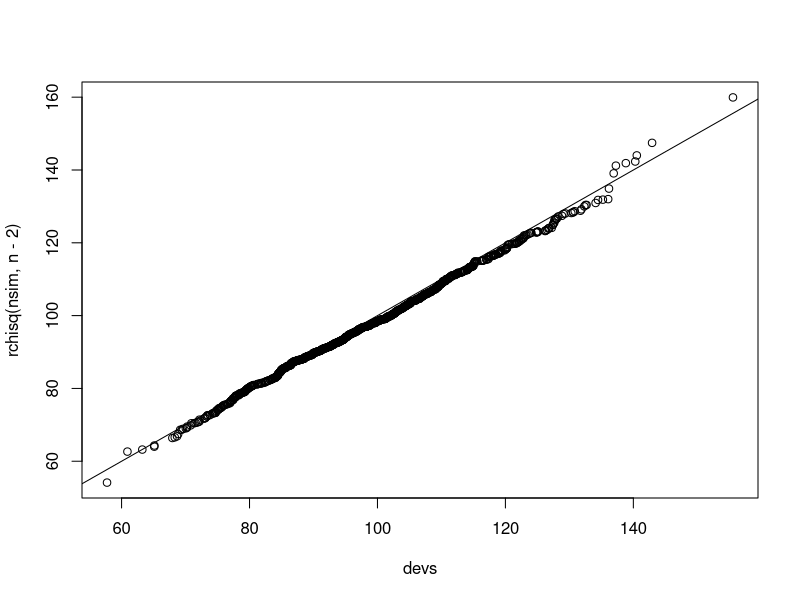
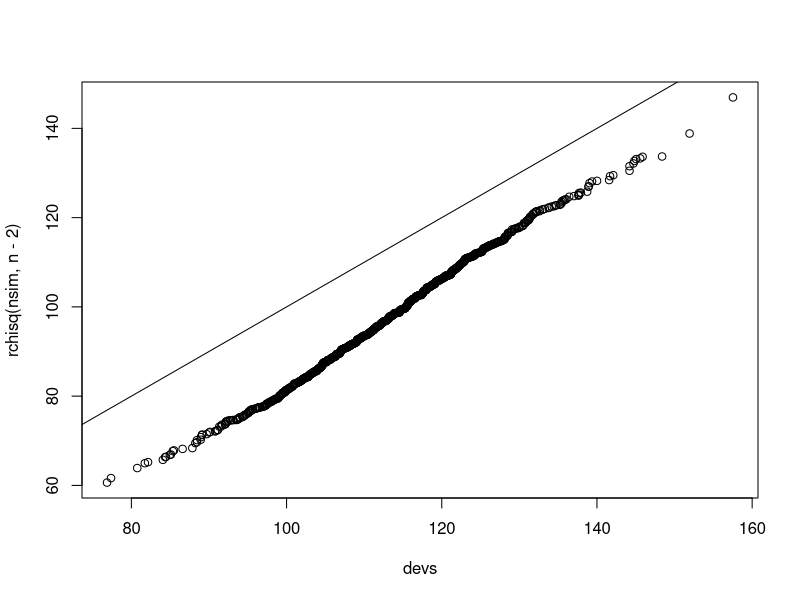
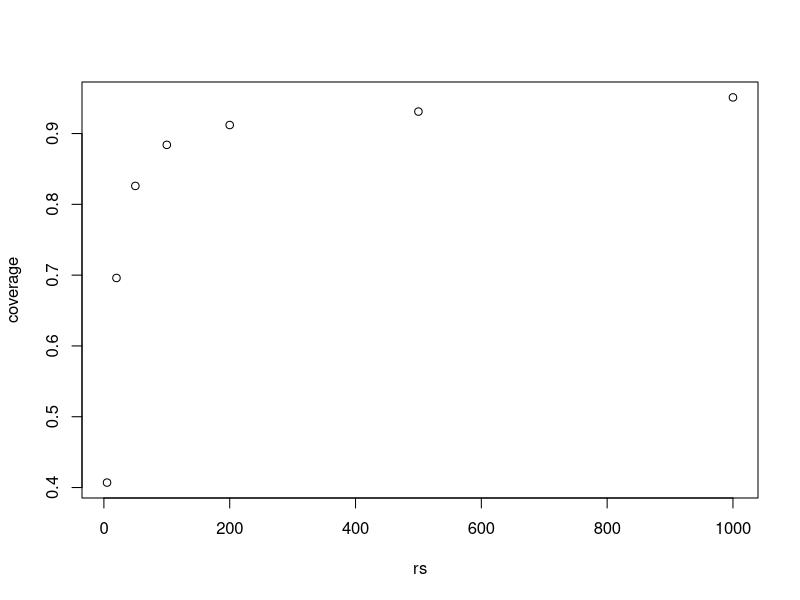
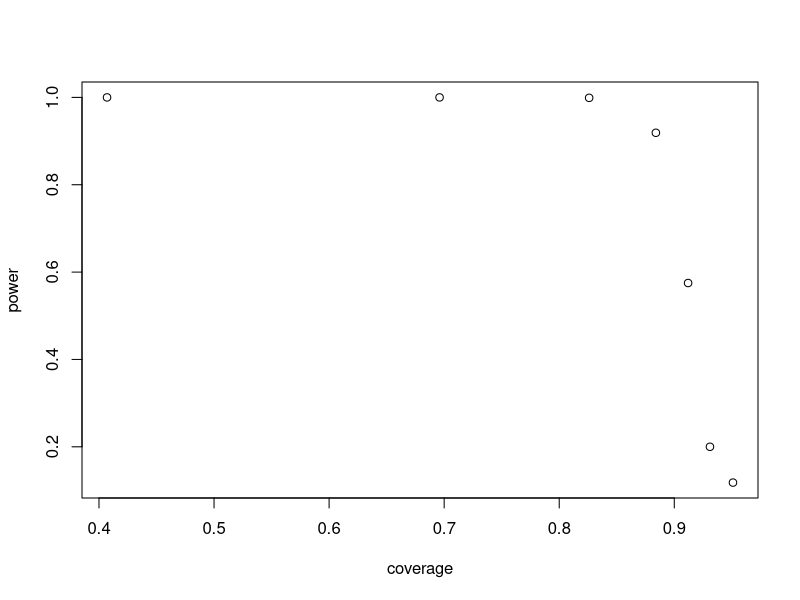

Generate these figures, in order, with R:
## ---- chunk 1
n <- 100
nsim <- 1000
devs <- rep(NA, nsim)

for(i in 1:nsim){
  x <- rnorm(n)
  lambda <- exp(4 + 0.1*x)
  y <- rpois(n, lambda)
  m1 <- glm(y ~ x, family = poisson)
  devs[i] <- m1$deviance
}

qqplot(devs, rchisq(nsim, n-2))
abline(a=0, b=1)
## ---- chunk 2
n <- 100
nsim <- 1000
devs <- rep(NA, nsim)

for(i in 1:nsim){
  x <- rnorm(n)
  lambda <- exp(0.1*x)
  y <- rpois(n, lambda)
  m1 <- glm(y ~ x, family = poisson)
  devs[i] <- m1$deviance
}

qqplot(devs, rchisq(nsim, n-2))
abline(a=0, b=1)
## ---- chunk 3
nsim <- 1000
n <- 100
pvals <- rep(NA, nsim)

for(i in 1:nsim){
  x <- rnorm(n)
  mu <- exp(4 + 0.1*x)
  y <- rnbinom(n, size=10, mu=mu)
  
  m1 <- glm(y ~ x, family = poisson)
  pvals[i] <- pchisq(m1$deviance, m1$df.residual, lower.tail=F)
}

mean(pvals < 0.05)
## ---- chunk 4
rs <- c(5, 20, 50, 100, 200, 500, 1000)
n <- 100
nsim <- 1000

coverage <- rep(NA, length(rs))
power <- rep(NA, length(rs))

for(j in 1:length(rs)){
  res_coverage <- rep(NA, nsim)
  res_power <- rep(NA, nsim)
  for(i in 1:nsim){
    x <- rnorm(n)
    mu <- exp(4 + 0.1*x)
    y <- rnbinom(n, size=rs[j],mu=mu)
    
    m1 <- glm(y ~ x, family = poisson)
    
    upper <- summary(m1)$coefficients[2,1] + 
      1.96*summary(m1)$coefficients[2,2]
    lower <- summary(m1)$coefficients[2,1] - 
      1.96*summary(m1)$coefficients[2,2]
    
    res_coverage[i] <- upper > 0.1 && lower < 0.1
    res_power[i] <- pchisq(m1$deviance, m1$df.residual, lower.tail = F) < 0.05
  }
  
  coverage[j] <- mean(res_coverage)
  power[j] <- mean(res_power)
}


plot(rs, coverage)
plot(coverage, power)
